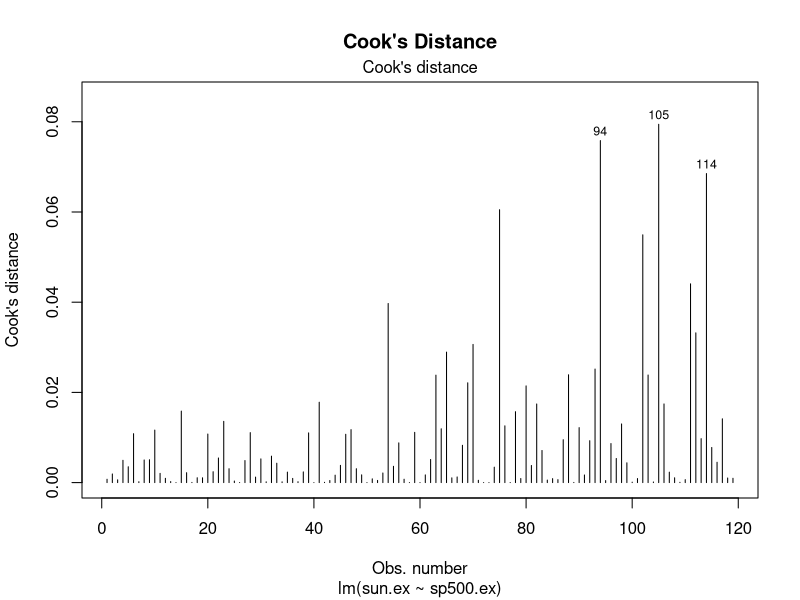
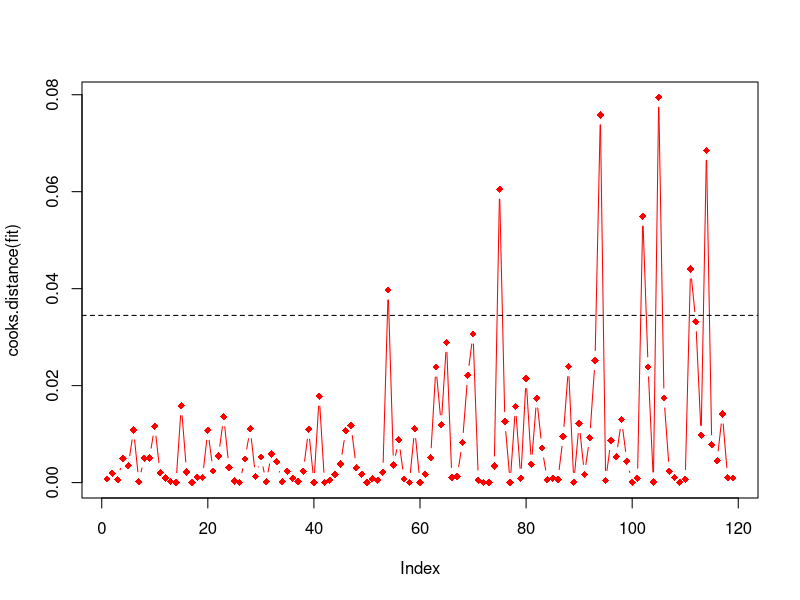
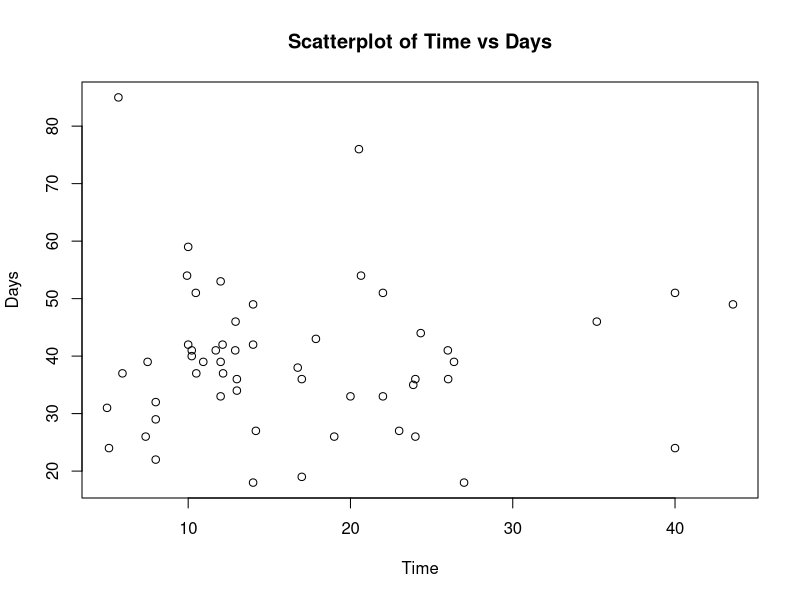
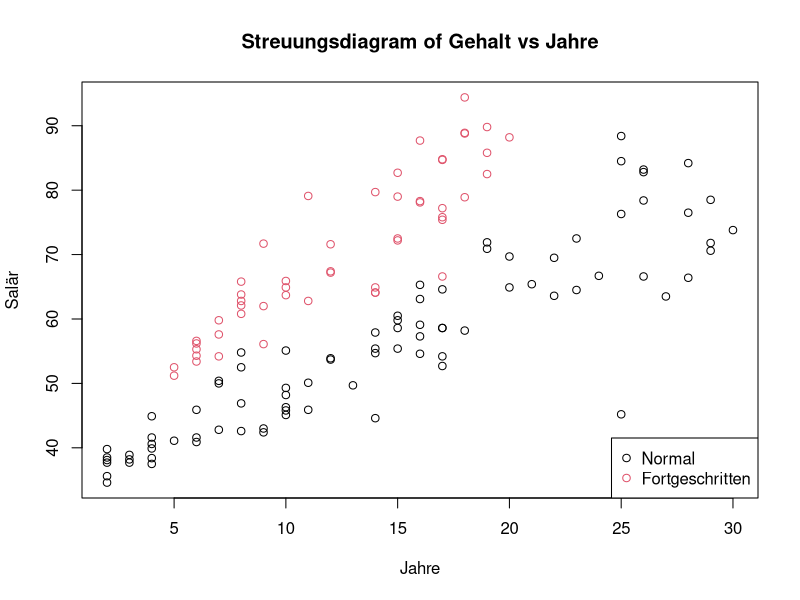
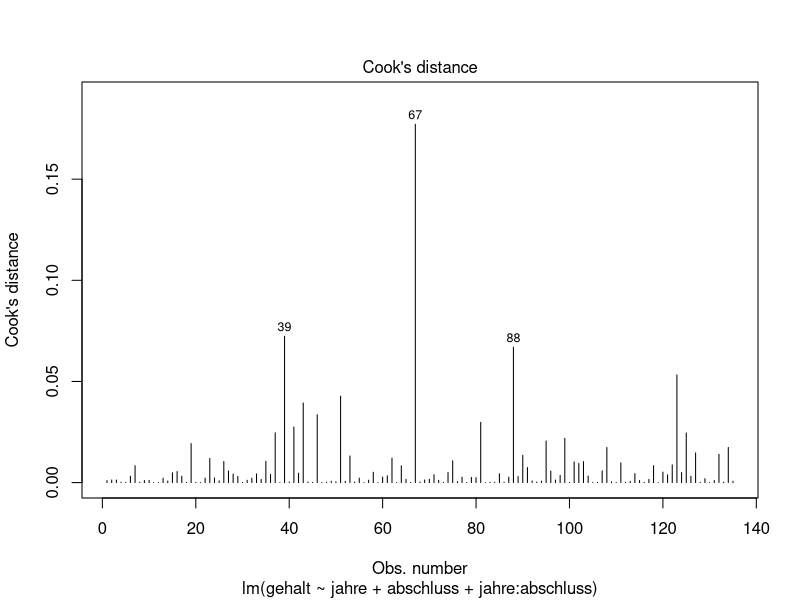
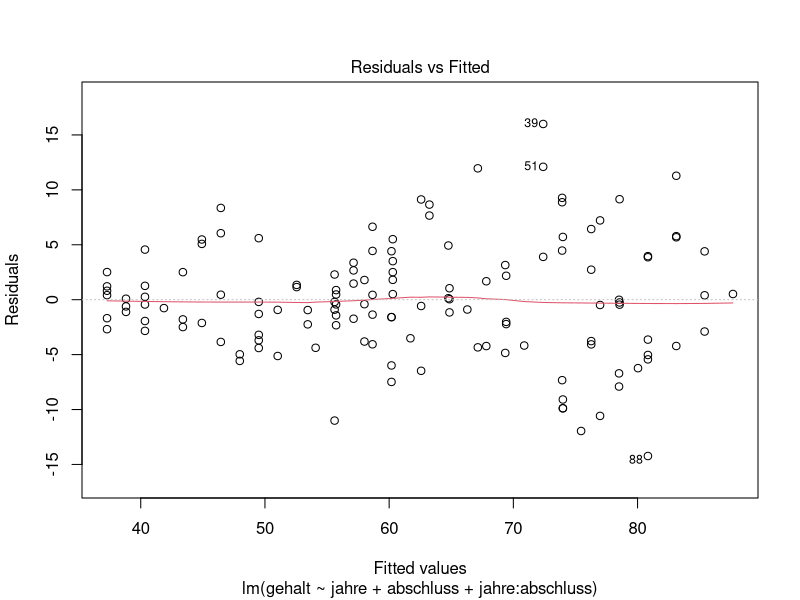
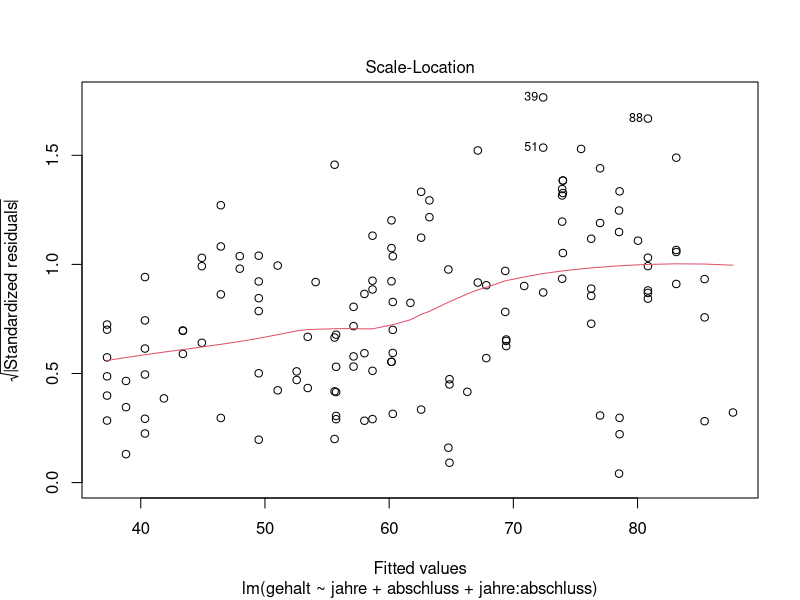

These figures' R source, in order:
## ---- chunk 1
# Erstellen des Datensatzes
ross_13_3_6 <- matrix(c(12, 10, 4, 32, 40, 38, 7, 12, 25),
    nrow = 3, byrow = TRUE,
    dimnames = list(c("Above", "Average", "Below"), c("1", "2", "3+"))
)
ross_13_3_6
## ---- chunk 2
# Durchführung des Chi-Quadrat-Tests
chisq_test <- chisq.test(ross_13_3_6)
chisq_test
## ---- chunk 3
round(chisq.test(ross_13_3_6)$expected, 1)
## ---- chunk 4
# Einlesen der Daten für Aufgabe 2
medikament <- read.csv("data/medikament.csv")
head(medikament)
## ---- chunk 5
# Berechnung des Konfidenz-Intervalls
senkung <- medikament$before - medikament$after
ci <- t.test(senkung)$conf.int
ci
## ---- chunk 6
# Berechnung der Korrelation
cor(medikament$before, medikament$after)
## ---- chunk 7
# Direkte Berechnung von s_D
sd(senkung)

# Indirekte Berechnung von s_D
sqrt(var(medikament$before) + var(medikament$after) - 2 *
    cor(medikament$before, medikament$after) * sd(medikament$before) * sd(medikament$after))
## ---- chunk 8
# Einlesen der Placebodaten
placebo <- read.csv("data/placebo.csv")

# Berechnung der Konfidenz-Intervalle für die Differenzen
senkung_placebo <- placebo$before - placebo$after
t.test(senkung, senkung_placebo)$conf.int
## ---- chunk 9
# Einlesen der Daten für Aufgabe 3
aktien <- read.csv("data/aktien.csv")
head(aktien)
## ---- chunk 10
# CAPM-Modell
fit <- lm(sun.ex ~ sp500.ex, data = aktien)
summary(fit)
## ---- chunk 11
# Berechnung der Cook's Distance
plot(fit, main = "Cook's Distance", which = 4)
plot(cooks.distance(fit), type = "b", pch = 18, col = "red")
N <- nrow(aktien)
k <- 2
cutoff <- 4 / (N - k - 1)
abline(h = cutoff, lty = 2)
## ---- chunk 12
# Konfidenz-Intervall für Beta
confint(fit)["sp500.ex", ]
## ---- chunk 13
# Hypothesentest für Alpha
summary(fit)$coefficients["(Intercept)", ]
## ---- chunk 14
# Vorhersage
new_data <- data.frame(sp500.ex = 3)
predict(fit, newdata = new_data)
## ---- chunk 15
# Konfidenz-Intervall
predict(fit, newdata = new_data, interval = "confidence")
## ---- chunk 16
# Einlesen der Daten für Aufgabe 4
boegg <- read.csv("data/boegg.csv")
head(boegg)
## ---- chunk 17
# Streudiagramm
plot(boegg$time, boegg$days, xlab = "Time", ylab = "Days", main = "Scatterplot of Time vs Days")
## ---- chunk 18
# Lineares Modell
fit_boegg <- lm(days ~ time, data = boegg)
summary(fit_boegg)
## ---- chunk 19
# Hypothesentest
summary(fit_boegg)$coefficients["time", ]
## ---- chunk 20
# Vorhersage für 2019
new_data <- data.frame(time = 17.73)
predict(fit_boegg, newdata = new_data, interval = "prediction", level = 0.90)
## ---- chunk 21
# Entfernung der einflussreichen Beobachtungen
cooksd_boegg <- cooks.distance(fit_boegg)
influential_boegg <- which(cooksd_boegg > (4 / (nrow(boegg) - 2 - 1)))
boegg_no_infl <- boegg[-influential_boegg, ]

# Neues Modell ohne einflussreiche Beobachtungen
fit_boegg_no_infl <- lm(days ~ time, data = boegg_no_infl)
summary(fit_boegg_no_infl)
predict(fit_boegg_no_infl, data.frame(year = 2019, days = 10, time = 17.73),
    interval = "prediction", level = 0.90
)
## ---- chunk 22
# Einlesen der Daten für Aufgabe 5
cocaine <- read.csv("data/cocaine.csv")
## ---- chunk 23
fit_cocaine <- lm(price ~ quant + qual + trend, data = cocaine)
summary(fit_cocaine)
## ---- chunk 24
# option 1
predict(fit_cocaine, data.frame(price = 0, quant = 100, qual = 60, trend = 10), se = T)

# option 2
predict(fit_cocaine, data.frame(price = 0, quant = 100, qual = 60, trend = 10), interval = "prediction", level = 0.90)
## ---- chunk 25
# Einlesen der Daten für Aufgabe 6
berufe <- read.csv("data/berufe.csv")
## ---- chunk 26
plot(berufe$jahre, berufe$gehalt,
    col = berufe$abschluss + 1, xlab = "Jahre", ylab = "Salär", main =
        "Streuungsdiagram of Gehalt vs Jahre"
)
legend("bottomright", legend = c("Normal", "Fortgeschritten"), col = 1:2, pch = 1)
## ---- chunk 27
fit_beruf <- lm(gehalt ~ jahre + abschluss, data = berufe)
summary(fit_beruf)
## ---- chunk 28
fit_beruf_2 <- lm(gehalt ~ jahre + abschluss, data = berufe)
summary(fit_beruf_2)
## ---- chunk 29
fit_beruf_3 <- lm(gehalt ~ jahre + abschluss + jahre:abschluss, data = berufe)
summary(fit_beruf_3)
## ---- chunk 30
# Suchen nach Ausreissern (Cook's Distance, obs. 67 sieht nach Ausreisser aus)
plot(fit_beruf_3, which = 4)
fit_beruf_4 <- lm(gehalt ~ jahre + abschluss + jahre:abschluss, data = berufe[-67, ])
summary(fit_beruf_4)
## ---- chunk 31
confint(fit_beruf_4, level = 0.9)["jahre", ]
plot(fit_beruf_4, which = 1)
plot(fit_beruf_4, which = 3)
## ---- chunk 32
# HC3 Inference
lmtest::coeftest(fit_beruf_4, vcov = sandwich::vcovHC(fit_beruf_4, type = "HC3"))["jahre", ]
